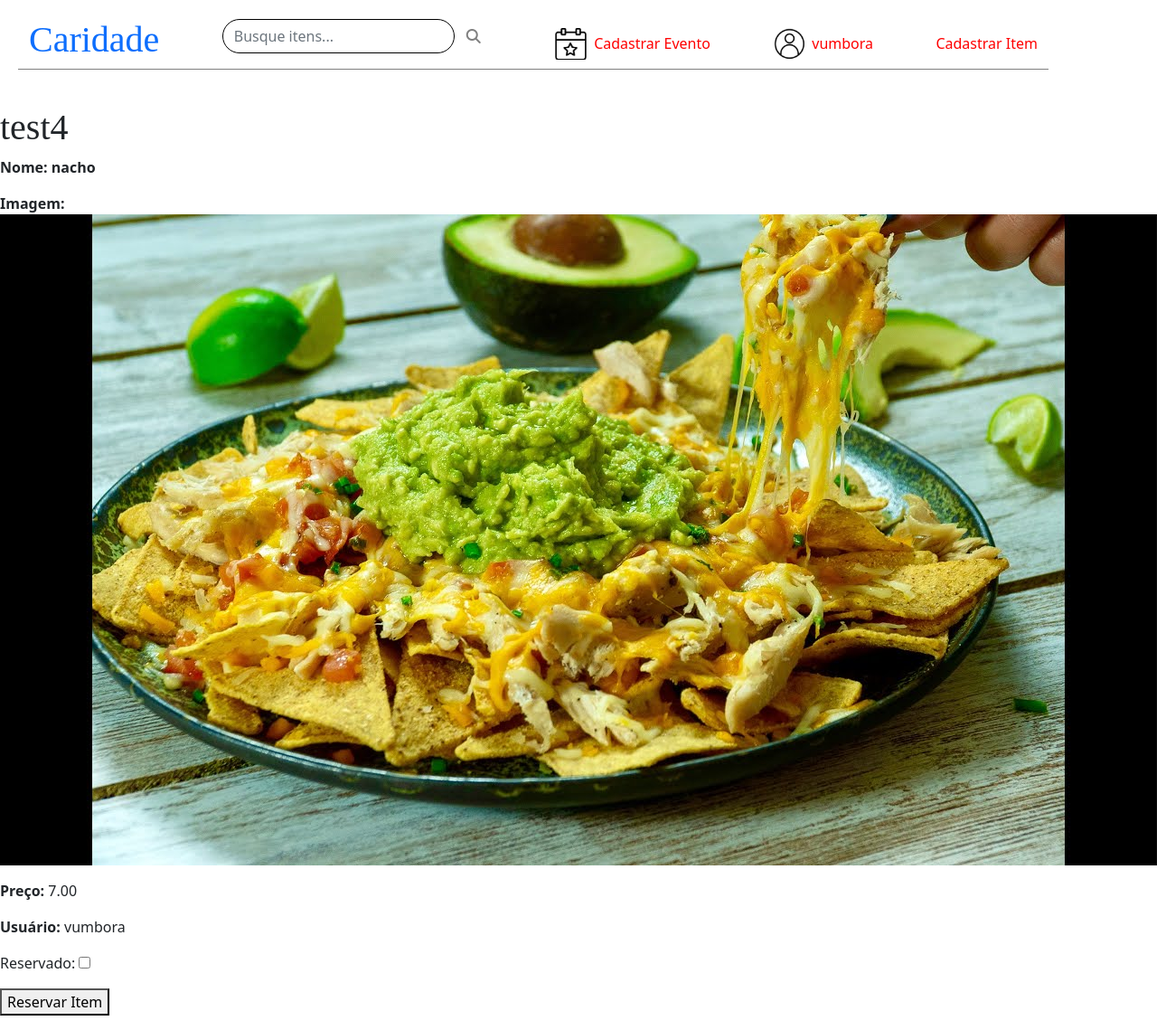
Screenshot of /evento/3/ (signed in) with the database file from the repository.
### caridade1/models.py (models this page shows)
class Evento(models.Model):
    duracao = models.DurationField(null = True, blank = True)
    ativo = models.BooleanField(default = False)
    nome = models.CharField(max_length = 30)
    User = models.ForeignKey(User, on_delete=models.CASCADE,null=False)

class Item(models.Model):
    User = models.ForeignKey(User, on_delete=models.CASCADE,null=False, blank = True)
    descricao = models.CharField(max_length = 100)
    foto = models.ImageField(upload_to = 'caridade')
    preco = models.DecimalField(max_digits=6, decimal_places=2)
    evento = models.ForeignKey(Evento, on_delete=models.PROTECT)
    reservado = models.ForeignKey(Reservado, on_delete=models.PROTECT, null = True, blank = True)

### caridade1/views.py (the view, shortened to what this page needs)
# urls.py: path('evento/<int:evento_id>/', views.detail, name='detail'),
def detail(request, evento_id):
    evento = get_object_or_404(Evento, pk=evento_id)
    item = Item.objects.filter(evento_id=evento_id)
    if request.method == 'GET':
        context={
            'evento':evento,
            'item': item,
            'form': reservar_itemForm()
            }
        if evento.ativo is False:
            raise Http404('Nenhum evento satisfaz o critério informado')
        return render(
            request, 'detalhes.html', context
        )

### caridade1/forms.py
class reservar_itemForm(forms.ModelForm):
    class Meta:
        model = Reservado
        fields = ['reservado']

### caridade1/templates/detalhes.html (shortened to what this page needs)
{% load static %}
{% include 'header.html' %}
<h1> {{evento.nome}} </h1>
{% for item in item %}
<p>
    <strong> Nome: {{ item.descricao }} </strong>
</p>
<p>
    <strong>Imagem:</strong> <img src="{{ item.foto.url }}">
</p>
<p>
    <strong>Preço:</strong> {{ item.preco }}
</p>
<p>
    <strong>Usuário:</strong> {{ item.User.username }}
</p>
{% if user.is_authenticated and not item.reservado  %}
<p>
    <form id="form" method="post" action="{% url 'caridade1:detail' evento.id %}">
        {{ form.as_p }}
        <button type="submit" name="item_id" value="{{ item.id }}">Reservar Item</button>
      </form>
</p>
{% endif %}
{% endfor %}

### caridade1/templates/header.html (shortened to what this page needs)
{% load static %}
<head>
    <link rel="stylesheet" href="https://cdn.jsdelivr.net/npm/@fortawesome/fontawesome-free@6.2.0/css/all.min.css">
    <link rel="stylesheet" href="https://cdn.jsdelivr.net/npm/bootstrap@5.1.3/dist/css/bootstrap.min.css">
  <link rel="stylesheet" href="{% static 'header.css' %}">
</head>
<header>
    <div id="barra" class = "container" style="display: flex;" >
        <a href="{% url 'caridade1:index' %}" style="text-decoration: none;"><h1 style="font-family: Asteristico;"> Caridade </h1></a>
        <div id="pesquisa-barra-de-navegacao">
            <form id="form" action="{% url 'caridade1:pesquisar_item' %}" method="post">
                <div id="procura">
                <input  name = 'termo_pesquisa' type="text" class="form-control rounded-pill" placeholder="Busque itens..." id="pesquisa">
                <button type="submit" class="btn btn-primary rounded-pill" style="width: fit-content;" id="icone-pesquisa"><i class="fas fa-search"></i></button>
                </div>
            </form>
        </div>
        <div id="barra-evento">
            <a href=# id="icone-evento"></a>
            <div id="meus-eventos-barra">
                <a href="{% url 'caridade1:cadastrar_evento' %}" style="text-decoration: none; color:red"> Cadastrar Evento</a>
            </div>
        </div>
        <div id="usuario-barra">
            <a href="{% url 'caridade1:cadastrar_perfil' %}" id="icone-perfil"></a>
            <div id="login-barra">
                {% if user.is_authenticated %}
                <a href=# style="text-decoration: none; color: red;">
                    {{ user.username }}</a>
                {% else %}
                <a href="{% url 'caridade1:logar' %}" style="text-decoration: none; color: red;   ">Login</a>
                {% endif %}
            </div>
        </div>
        <div id="opcoes-barra">
            {% if user.is_authenticated %}
                <a href="{% url 'caridade1:cadastrar_item' %}" style="text-decoration: none; color: red;">
                    Cadastrar Item</a>
                {% else %}
                <a href="{% url 'caridade1:cadastrar_perfil' %}" id="icone-barra"> Cadastrar Perfil </a>
                {% endif %}
        </div>
    </div>
</header>

### caridade1/static/header.css (style rules this page uses)
#barra { width: 100%; justify-content: space-between; align-items: center; margin: 20px; margin-bottom: 40px; border-bottom-width: 1px; border-bottom-style: solid; border-bottom-color: gray; }
#procura { border: 5px; border-color: black; display: flex; align-items: center; }
#icone-pesquisa { background-color: transparent; color: gray; border-color: transparent; }
#pesquisa { border-color: black; }
h1 { font-family: 'Asteristico'; }
#barra-evento { display: flex; }
#icone-evento { background-image: url("evento.jpg"); width: 35px; height: 35px; background-size: cover; }
#meus-eventos-barra { margin-top: 5px; margin-left: 8px; }
#usuario-barra { display: flex; }
#icone-perfil { background-image: url("profile.jpg"); width: 35px; height: 35px; background-size: cover; }
#login-barra { margin-top: 5px; margin-left: 8px; }

### rows the page displays
Evento: nome "test4"
Item: descricao "nacho", foto (picture), preco "7.00", User.username "vumbora", {{ item.id }} 3 (drawn)

### other values shown
{{ user.username }} "vumbora"
